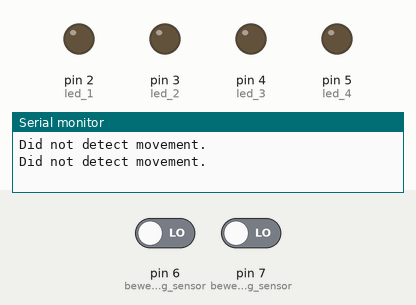
Simulated run of this sketch. Board: Arduino Uno, built with avr-gcc and run on an emulated ATmega328P. On the bench: output pins drawn as LEDs (lit = HIGH), the last lines printed to the serial monitor. The inputs (shaded band) are chosen by the test bench; at power-on: pin 6 (beweging_sensor) LOW, pin 7 (beweging_sensor) LOW.

Above: at 1.8 s.
1.9 s: pin 6 (beweging_sensor) driven HIGH
At 2.8 s:
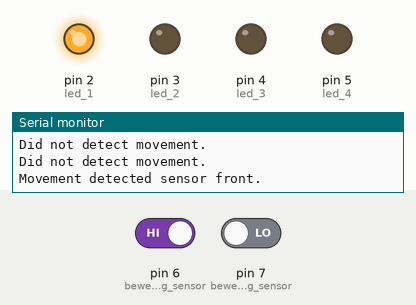
At 5.4 s:
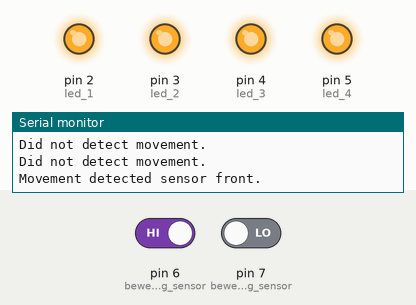
Timing chart, 0 to 6.9 s (numbered marks = the images above; inputs shaded):
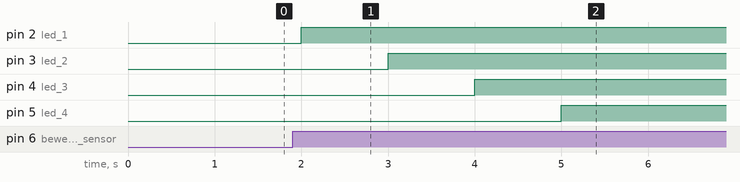

The sketch:

bewegingsensor.ino
```cpp
//deze code zorgt ervoor dat als iemand langs de beweging sensor gaat, de led lampjes 1 voor 1 gaan branden.

  bool lamps = false;

void setup()
{
  Serial.begin(115200);
  pinMode(7, INPUT); //beweging sensor
  pinMode(6, INPUT); //beweging sensor
  pinMode(2, OUTPUT); //led 1
  pinMode(3, OUTPUT); //led 2
  pinMode(4, OUTPUT); //led 3
  pinMode(5, OUTPUT); //led 4
  bool lamps = false;
}

void loop() {
    if(digitalRead(7)== HIGH && lamps == false) {
      lamps = true;
    Serial.println("Movement detected sensor back.");
    digitalWrite(5, HIGH);
        delay(1000);
    digitalWrite(4, HIGH);
        delay(1000);
    digitalWrite(3, HIGH);
    delay(1000);
    digitalWrite(2, HIGH);
    delay(10000);

  }

  else if(digitalRead(6)== HIGH && lamps == false) {
    lamps = true;
    Serial.println("Movement detected sensor front.");
    digitalWrite(2, HIGH);
        delay(1000);
    digitalWrite(3, HIGH);
        delay(1000);
    digitalWrite(4, HIGH);
    delay(1000);
    digitalWrite(5, HIGH);
    delay(10000);
  }
  else if( digitalRead(6)== HIGH && lamps == true){
    lamps = false;
      Serial.println("Lamps off front.");
      digitalWrite(2, LOW);
      digitalWrite(3, LOW);
      digitalWrite(4, LOW);
      digitalWrite(5, LOW);
      delay(10000);
  }
    else if( digitalRead(7)== HIGH && lamps == true){
      lamps = false;
      Serial.println("Lamps off back.");
      digitalWrite(2, LOW);
      digitalWrite(3, LOW);
      digitalWrite(4, LOW);
      digitalWrite(5, LOW);
      delay(10000);
  }
  else {
    Serial.println("Did not detect movement.");
      delay(1000);
  }
}
```

Measured:
- after the input at 1.9 s, pin 2 (led_1): LOW → HIGH after 0.10 s; pin 3 (led_2): LOW → HIGH after 1.1 s; pin 4 (led_3): LOW → HIGH after 2.1 s; pin 5 (led_4): LOW → HIGH after 3.1 s
